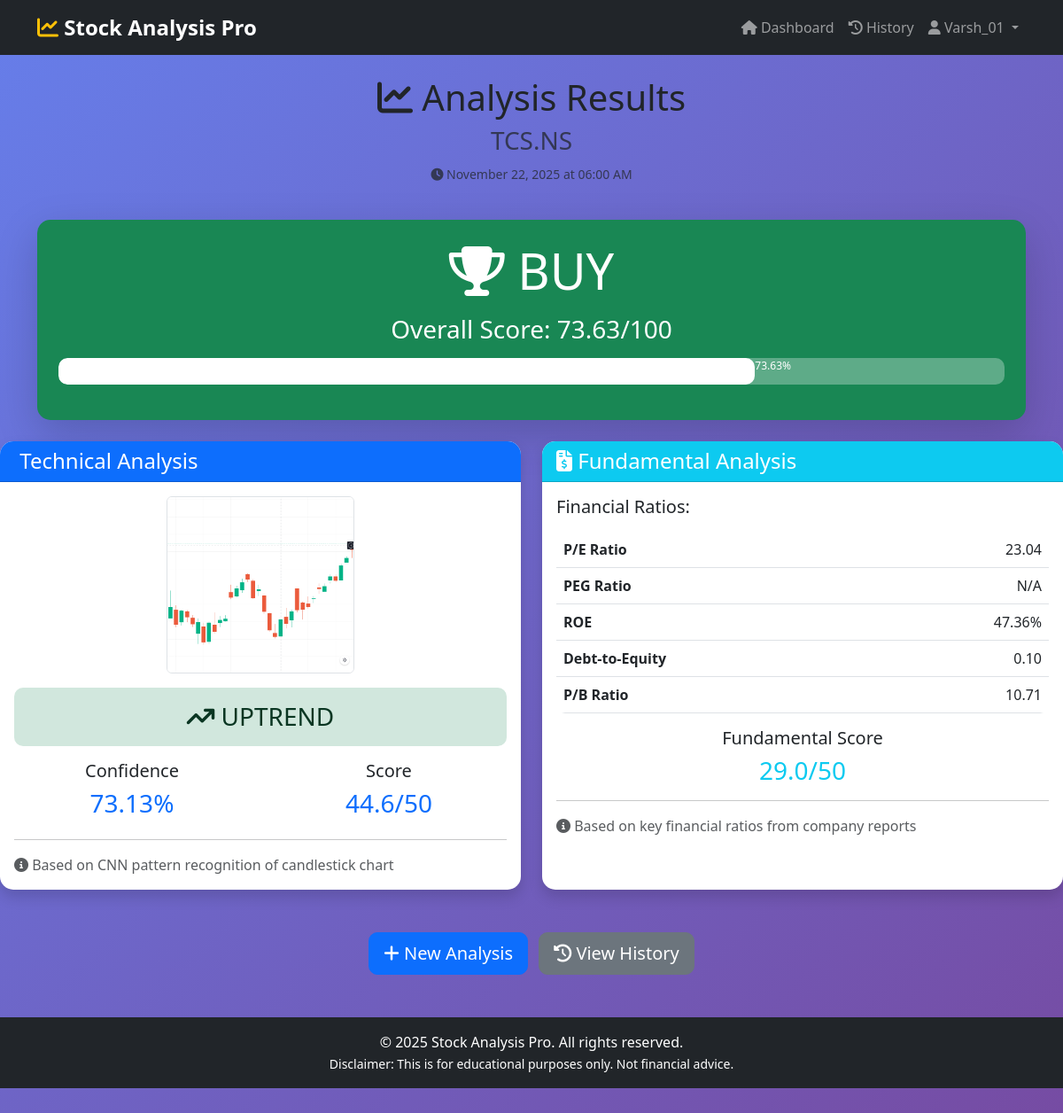
/results/2 (signed in), run on the app's committed database.
### app.py (models this page shows, shortened)
class User(UserMixin, db.Model):
    id = db.Column(db.Integer, primary_key=True)
    username = db.Column(db.String(80), unique=True, nullable=False)
    email = db.Column(db.String(120), unique=True, nullable=False)
    password_hash = db.Column(db.String(128), nullable=False)
    created_at = db.Column(db.DateTime, default=datetime.utcnow)
    analyses = db.relationship('Analysis', backref='user', lazy=True, cascade='all, delete-orphan')

class Analysis(db.Model):
    id = db.Column(db.Integer, primary_key=True)
    user_id = db.Column(db.Integer, db.ForeignKey('user.id'), nullable=False)
    stock_ticker = db.Column(db.String(20), nullable=False)
    chart_filename = db.Column(db.String(200))
    technical_trend = db.Column(db.String(20))
    technical_confidence = db.Column(db.Float)
    technical_score = db.Column(db.Float)
    pe_ratio = db.Column(db.Float)
    peg_ratio = db.Column(db.Float)
    roe = db.Column(db.Float)
    debt_equity = db.Column(db.Float)
    pb_ratio = db.Column(db.Float)
    fundamental_score = db.Column(db.Float)
    final_score = db.Column(db.Float)
    recommendation = db.Column(db.String(50))
    created_at = db.Column(db.DateTime, default=datetime.utcnow)

### app.py (the view)
@app.route('/results/<int:analysis_id>')
@login_required
def results(analysis_id):
    analysis = Analysis.query.get_or_404(analysis_id)
    if analysis.user_id != current_user.id:
        flash('Access denied!', 'danger')
        return redirect(url_for('dashboard'))
    return render_template('results.html', analysis=analysis)

### app.py (called while the page is built)
@login_manager.user_loader
def load_user(user_id):
    return User.query.get(int(user_id))

### templates/results.html (shortened to what this page needs)
{% extends "base.html" %}
{% block content %}
<div class="container mt-4">
    <div class="row mb-4">
        <div class="col-12">
            <h1 class="text-center">
                <i class="fas fa-chart-line"></i> Analysis Results
            </h1>
            <h3 class="text-center text-muted">{{ analysis.stock_ticker }}</h3>
            <p class="text-center text-muted">
                <small><i class="fas fa-clock"></i> {{ analysis.created_at.strftime('%B %d, %Y at %I:%M %p') }}</small>
            </p>
        </div>
    </div>
    <div class="row mb-4">
        <div class="col-12">
            <div class="card shadow-lg border-0
                {% if analysis.recommendation in ['STRONG BUY', 'BUY'] %}bg-success
                {% elif analysis.recommendation == 'HOLD' %}bg-warning
                {% else %}bg-danger{% endif %} text-white">
                <div class="card-body text-center p-4">
                    <h2 class="display-4 mb-3">
                        <i class="fas fa-trophy"></i> {{ analysis.recommendation }}
                    </h2>
                    <h3 class="mb-3">Overall Score: {{ analysis.final_score }}/100</h3>
                    <div class="progress mb-3" style="height: 30px;">
                        <div class="progress-bar bg-white text-dark fw-bold"
                             style="width: {{ analysis.final_score }}%;" role="progressbar" aria-valuenow="{{ analysis.final_score }}" aria-valuemin="0" aria-valuemax="100"></div>
                            {{ analysis.final_score }}%
                        </div>
                    </div>
                </div>
            </div>
        </div>
    </div>
    <div class="row">
        <div class="col-lg-6 mb-4">
            <div class="card shadow h-100">
                <div class="card-header bg-primary text-white">
                    <h4 class="mb-0">
                         Technical Analysis
                    </h4>
                </div>
                <div class="card-body">
                    <div class="text-center mb-3">
                        <img src="{{ url_for('static', filename='uploads/' + analysis.chart_filename) }}"
                             alt="Chart" class="img-fluid rounded border" style="max-height: 200px;">
                    </div>
                    <div class="alert
                        {% if analysis.technical_trend == 'UPTREND' %}alert-success
                        {% elif analysis.technical_trend == 'SIDEWAYS' %}alert-warning
                        {% else %}alert-danger{% endif %} text-center">
                        <h3 class="mb-0">
                            {% if analysis.technical_trend == 'UPTREND' %}
                                <i class="fas fa-arrow-trend-up"></i> UPTREND
                            {% elif analysis.technical_trend == 'SIDEWAYS' %}
                                <i class="fas fa-arrows-left-right"></i> SIDEWAYS
                            {% else %}
                                <i class="fas fa-arrow-trend-down"></i> DOWNTREND
                            {% endif %}
                        </h3>
                    </div>
                    <div class="row text-center">
                        <div class="col-6">
                            <h5>Confidence</h5>
                            <h3 class="text-primary">{{ "%.2f"|format(analysis.technical_confidence) }}%</h3>
                        </div>
                        <div class="col-6">
                            <h5>Score</h5>
                            <h3 class="text-primary">{{ "%.1f"|format(analysis.technical_score) }}/50</h3>
                        </div>
                    </div>
                    <hr>
                    <p class="text-muted mb-0">
                        <i class="fas fa-info-circle"></i>
                        Based on CNN pattern recognition of candlestick chart
                    </p>
                </div>
            </div>
        </div>
        <div class="col-lg-6 mb-4">
            <div class="card shadow h-100">
                <div class="card-header bg-info text-white">
                    <h4 class="mb-0">
                        <i class="fas fa-file-invoice-dollar"></i> Fundamental Analysis
                    </h4>
                </div>
                <div class="card-body">
                    <h5 class="mb-3">Financial Ratios:</h5>
                    <table class="table table-hover">
                        <tbody>
                            <tr>
                                <td><strong>P/E Ratio</strong></td>
                                <td class="text-end">
                                    {% if analysis.pe_ratio %}
                                        {{ "%.2f"|format(analysis.pe_ratio) }}
                                    {% else %}
                                        N/A
                                    {% endif %}
                                </td>
                            </tr>
                            <tr>
                                <td><strong>PEG Ratio</strong></td>
                                <td class="text-end">
                                    {% if analysis.peg_ratio %}
                                        {{ "%.2f"|format(analysis.peg_ratio) }}
                                    {% else %}
                                        N/A
                                    {% endif %}
                                </td>
                            </tr>
                            <tr>
                                <td><strong>ROE</strong></td>
                                <td class="text-end">
                                    {% if analysis.roe %}
                                        {{ "%.2f"|format(analysis.roe) }}%
                                    {% else %}
                                        N/A
                                    {% endif %}
                                </td>
                            </tr>
                            <tr>
                                <td><strong>Debt-to-Equity</strong></td>
                                <td class="text-end">
                                    {% if analysis.debt_equity %}
                                        {{ "%.2f"|format(analysis.debt_equity) }}
                                    {% else %}
                                        N/A
                                    {% endif %}
                                </td>
                            </tr>
                            <tr>
                                <td><strong>P/B Ratio</strong></td>
                                <td class="text-end">
                                    {% if analysis.pb_ratio %}
                                        {{ "%.2f"|format(analysis.pb_ratio) }}
                                    {% else %}
                                        N/A
                                    {% endif %}
                                </td>
                            </tr>
                        </tbody>
                    </table>
                    <div class="text-center mt-3">
                        <h5>Fundamental Score</h5>
                        <h3 class="text-info">{{ "%.1f"|format(analysis.fundamental_score) }}/50</h3>
                    </div>
                    <hr>
                    <p class="text-muted mb-0">
                        <i class="fas fa-info-circle"></i>
                        Based on key financial ratios from company reports
                    </p>
                </div>
            </div>
        </div>
    </div>
    <div class="row mt-4">
        <div class="col-12 text-center">
            <a href="{{ url_for('dashboard') }}" class="btn btn-primary btn-lg me-2">
                <i class="fas fa-plus"></i> New Analysis
            </a>
            <a href="{{ url_for('history') }}" class="btn btn-secondary btn-lg">
                <i class="fas fa-history"></i> View History
            </a>
        </div>
    </div>
{% endblock %}

### templates/base.html (shortened to what this page needs)
<!DOCTYPE html>
<html lang="en">
<head>
    <link href="https://cdn.jsdelivr.net/npm/bootstrap@5.3.0/dist/css/bootstrap.min.css" rel="stylesheet">
    <link rel="stylesheet" href="https://cdnjs.cloudflare.com/ajax/libs/font-awesome/6.4.0/css/all.min.css">
    <link rel="stylesheet" href="{{ url_for('static', filename='css/style.css') }}">
</head>
<body>
    <nav class="navbar navbar-expand-lg navbar-dark bg-dark">
        <div class="container">
            <a class="navbar-brand" href="{{ url_for('home') }}">
                <i class="fas fa-chart-line"></i> Stock Analysis Pro
            </a>
            <div class="collapse navbar-collapse" id="navbarNav">
                <ul class="navbar-nav ms-auto">
                    {% if current_user.is_authenticated %}
                        <li class="nav-item">
                            <a class="nav-link" href="{{ url_for('dashboard') }}">
                                <i class="fas fa-home"></i> Dashboard
                            </a>
                        </li>
                        <li class="nav-item">
                            <a class="nav-link" href="{{ url_for('history') }}">
                                <i class="fas fa-history"></i> History
                            </a>
                        </li>
                        <li class="nav-item dropdown">
                            <a class="nav-link dropdown-toggle" href="#" id="navbarDropdown" role="button" data-bs-toggle="dropdown">
                                <i class="fas fa-user"></i> {{ current_user.username }}
                            </a>
                        </li>
                    {% endif %}
                </ul>
            </div>
        </div>
    </nav>
    <main>
        {% block content %}{% endblock %}
    </main>
    <footer class="bg-dark text-white text-center py-3 mt-5">
        <div class="container">
            <p class="mb-0">&copy; 2025 Stock Analysis Pro. All rights reserved.</p>
            <small>Disclaimer: This is for educational purposes only. Not financial advice.</small>
        </div>
    </footer>
</body>
</html>

### static/css/style.css (style rules this page uses)
:root { --primary-color: #0d6efd; --success-color: #198754; --danger-color: #dc3545; --warning-color: #ffc107; --info-color: #0dcaf0; }
body { font-family: 'Segoe UI', Tahoma, Geneva, Verdana, sans-serif; background: linear-gradient(135deg, #667eea 0%, #764ba2 100%); min-height: 100vh; padding-bottom: 60px; }
main { min-height: calc(100vh - 200px); }
.navbar-brand { font-size: 1.5rem; font-weight: bold; }
.navbar-brand i { color: #ffc107; }
.card { border: none; border-radius: 15px; transition: transform 0.3s ease; }
.card-header { border-radius: 15px 15px 0 0 !important; font-weight: bold; }
.btn { border-radius: 10px; font-weight: 500; transition: all 0.3s ease; }
.alert { border-radius: 10px; border: none; }
.progress { border-radius: 10px; background-color: rgba(255, 255, 255, 0.3); }
.progress-bar { border-radius: 10px; }
.table { border-radius: 10px; overflow: hidden; }
footer { background: #212529 !important; margin-top: auto; }
.card { animation: fadeIn 0.5s ease; }

### data on the page
User: username "Varsh_01"
Analysis: stock_ticker "TCS.NS", created_at "November 22, 2025 at 06:00 AM", recommendation "BUY", final_score "73.63", chart_filename (picture), technical_confidence "73.13", technical_score "44.6", pe_ratio "23.04", roe "47.36", debt_equity "0.10", pb_ratio "10.71", fundamental_score "29.0"
